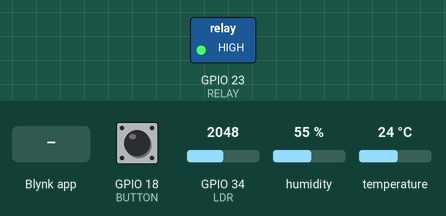
Simulated run of this sketch. Board: ESP32. On the bench: switched loads named in the sketch (green lamp = pin HIGH). The inputs (shaded band) are chosen by the test bench; at power-on: GPIO 18 (BUTTON) HIGH, GPIO 34 (LDR) = 2048, humidity 55 %, temperature 24 °C. WiFi joins after 1.5 s; servers stay silent unless stated.

Above: at 3.0 s.
3.1 s: Blynk app writes 1 to V2
At 3.8 s:
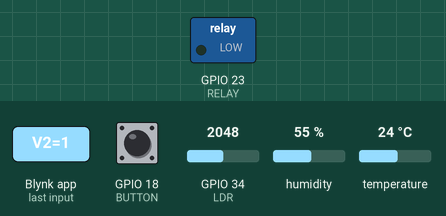
4.6 s: Blynk app writes 0 to V2
At 4.9 s:
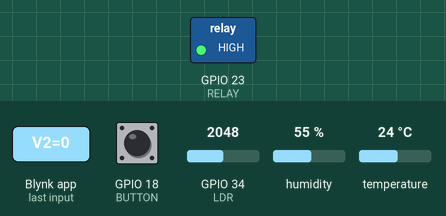
Timing chart, 0 to 7.6 s (numbered marks = the images above; inputs shaded):
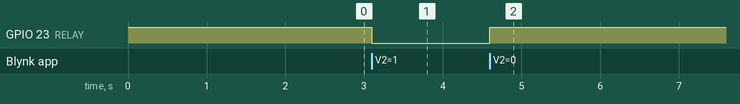

Measured:
- after the input at 3.1 s, GPIO 23 (RELAY): HIGH → LOW at once
- after the input at 4.6 s, GPIO 23 (RELAY): LOW → HIGH at once

The sketch:

BLYNK_INTERMEDIATE.ino
```cpp
/*
  ------------------------------------
  |  Edited and reworked by:          |
  |      Karthikeyan Thirumalaisamy,  |
  |      ReDevLabz.                   |
  |                                   |
  |  For contact:                     |
  |      tkarthi.palani@gmail.com     |
  ------------------------------------
*/

#define BLYNK_TEMPLATE_ID  "YOUR_TEMPLATE_ID"
#include "DHT.h"
#include <WiFi.h>
#include <WiFiClient.h>
#include <BlynkSimpleEsp32.h>

#define DHTPIN 22
#define RELAY 23
#define BUTTON 18
#define LDR 34
#define DHTTYPE DHT11

DHT dht(DHTPIN, DHTTYPE);
float t, h;
int ld,dr;
char auth[] = "YOUR_AUTH_TOKEN";

char ssid[] = "YOUR_SSID";
char pass[] = "YOUR_PASSWORD";

BLYNK_WRITE(V2) {
    int pinvalue = param.asInt();
    if(pinvalue == 1){
       digitalWrite(RELAY, LOW);
       Blynk.virtualWrite(V4, "    RELAY ON    ");
      }
    else{
      digitalWrite(RELAY, HIGH);
      Blynk.virtualWrite(V4, "   RELAY  OFF   ");
    }
  }

void setup()
{
  Serial.begin(9600);
  dht.begin();
  pinMode(RELAY, OUTPUT);
  pinMode(BUTTON, INPUT_PULLUP);
  pinMode(LDR, INPUT);

  digitalWrite(RELAY, HIGH);

  Blynk.begin(auth, ssid, pass);
}

void loop()
{
  Blynk.run();
  button();
  ldr();

  h = dht.readHumidity();
  Blynk.virtualWrite(V0, h);
  t = dht.readTemperature();
  Blynk.virtualWrite(V1, t);
  ld = analogRead(LDR);
  dr = map(ld, 0, 4095, 100, 0);
}

void button(){
  if(digitalRead(BUTTON)==LOW){
    Blynk.virtualWrite(V3, "     PRESSED    ");
  }
  else{
    Blynk.virtualWrite(V3, "  NOT  PRESSED  ");
  }
}

void ldr(){
  Blynk.virtualWrite(V6, dr);
  if(dr > 80){
    Blynk.virtualWrite(V5, "   TOO BRIGHT   ");
  }
  else if(dr < 20){
    Blynk.virtualWrite(V5, "LOW BRIGHTNESS");
  }
  else{
    Blynk.virtualWrite(V5, "BRIGHTNESS OK");
  }
}
```
